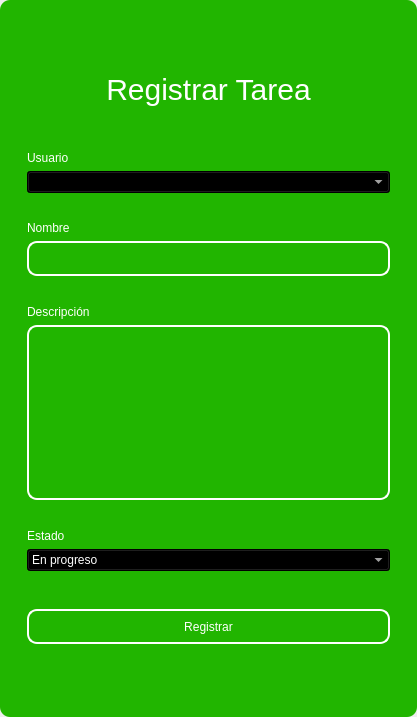
<?xml version="1.0" encoding="UTF-8"?>
<ui version="4.0">
 <class>MainWindow</class>
 <widget class="QMainWindow" name="MainWindow">
  <property name="geometry">
   <rect>
    <x>0</x>
    <y>0</y>
    <width>417</width>
    <height>717</height>
   </rect>
  </property>
  <property name="windowTitle">
   <string>MainWindow</string>
  </property>
  <property name="styleSheet">
   <string notr="true"/>
  </property>
  <widget class="QWidget" name="centralwidget">
   <property name="styleSheet">
    <string notr="true"/>
   </property>
   <layout class="QVBoxLayout" name="verticalLayout">
    <property name="spacing">
     <number>0</number>
    </property>
    <property name="leftMargin">
     <number>0</number>
    </property>
    <property name="topMargin">
     <number>0</number>
    </property>
    <property name="rightMargin">
     <number>0</number>
    </property>
    <property name="bottomMargin">
     <number>0</number>
    </property>
    <item>
     <widget class="QFrame" name="frame">
      <property name="enabled">
       <bool>true</bool>
      </property>
      <property name="styleSheet">
       <string notr="true">QFrame {
	border-radius:10px;
	background-color: rgb(33, 181, 0);
 }
</string>
      </property>
      <property name="frameShape">
       <enum>QFrame::StyledPanel</enum>
      </property>
      <property name="frameShadow">
       <enum>QFrame::Raised</enum>
      </property>
      <layout class="QVBoxLayout" name="verticalLayout_2">
       <item>
        <widget class="QFrame" name="frame_superior">
         <property name="minimumSize">
          <size>
           <width>0</width>
           <height>40</height>
          </size>
         </property>
         <property name="maximumSize">
          <size>
           <width>16777215</width>
           <height>40</height>
          </size>
         </property>
         <property name="styleSheet">
          <string notr="true">QPushButton{
border-radius:18px;
}

QPushButton:hover{
	background-color: rgb(0, 0, 0);
}
</string>
         </property>
         <property name="frameShape">
          <enum>QFrame::StyledPanel</enum>
         </property>
         <property name="frameShadow">
          <enum>QFrame::Raised</enum>
         </property>
         <layout class="QHBoxLayout" name="horizontalLayout_3">
          <property name="spacing">
           <number>4</number>
          </property>
          <property name="leftMargin">
           <number>0</number>
          </property>
          <property name="topMargin">
           <number>0</number>
          </property>
          <property name="rightMargin">
           <number>0</number>
          </property>
          <property name="bottomMargin">
           <number>0</number>
          </property>
          <item>
           <widget class="QPushButton" name="btn_icon">
            <property name="text">
             <string/>
            </property>
            <property name="iconSize">
             <size>
              <width>40</width>
              <height>40</height>
             </size>
            </property>
           </widget>
          </item>
          <item>
           <spacer name="horizontalSpacer_2">
            <property name="orientation">
             <enum>Qt::Horizontal</enum>
            </property>
            <property name="sizeHint" stdset="0">
             <size>
              <width>443</width>
              <height>20</height>
             </size>
            </property>
           </spacer>
          </item>
          <item>
           <widget class="QPushButton" name="bt_minimizar">
            <property name="minimumSize">
             <size>
              <width>38</width>
              <height>38</height>
             </size>
            </property>
            <property name="maximumSize">
             <size>
              <width>38</width>
              <height>38</height>
             </size>
            </property>
            <property name="cursor">
             <cursorShape>PointingHandCursor</cursorShape>
            </property>
            <property name="text">
             <string/>
            </property>
            <property name="icon">
             <iconset>
              <normaloff>image/minus.svg</normaloff>image/minus.svg</iconset>
            </property>
            <property name="iconSize">
             <size>
              <width>38</width>
              <height>38</height>
             </size>
            </property>
           </widget>
          </item>
          <item>
           <widget class="QPushButton" name="bt_maximizar">
            <property name="minimumSize">
             <size>
              <width>38</width>
              <height>38</height>
             </size>
            </property>
            <property name="maximumSize">
             <size>
              <width>38</width>
              <height>38</height>
             </size>
            </property>
            <property name="cursor">
             <cursorShape>PointingHandCursor</cursorShape>
            </property>
            <property name="text">
             <string/>
            </property>
            <property name="icon">
             <iconset>
              <normaloff>image/chevron-up.svg</normaloff>image/chevron-up.svg</iconset>
            </property>
            <property name="iconSize">
             <size>
              <width>38</width>
              <height>38</height>
             </size>
            </property>
           </widget>
          </item>
          <item>
           <widget class="QPushButton" name="bt_restaurar">
            <property name="minimumSize">
             <size>
              <width>38</width>
              <height>38</height>
             </size>
            </property>
            <property name="maximumSize">
             <size>
              <width>38</width>
              <height>38</height>
             </size>
            </property>
            <property name="cursor">
             <cursorShape>PointingHandCursor</cursorShape>
            </property>
            <property name="text">
             <string/>
            </property>
            <property name="icon">
             <iconset>
              <normaloff>image/chevron-down.svg</normaloff>image/chevron-down.svg</iconset>
            </property>
            <property name="iconSize">
             <size>
              <width>38</width>
              <height>38</height>
             </size>
            </property>
           </widget>
          </item>
          <item>
           <widget class="QPushButton" name="bt_cerrar">
            <property name="minimumSize">
             <size>
              <width>38</width>
              <height>38</height>
             </size>
            </property>
            <property name="maximumSize">
             <size>
              <width>38</width>
              <height>38</height>
             </size>
            </property>
            <property name="cursor">
             <cursorShape>PointingHandCursor</cursorShape>
            </property>
            <property name="text">
             <string/>
            </property>
            <property name="icon">
             <iconset>
              <normaloff>image/x.svg</normaloff>image/x.svg</iconset>
            </property>
            <property name="iconSize">
             <size>
              <width>38</width>
              <height>38</height>
             </size>
            </property>
           </widget>
          </item>
         </layout>
        </widget>
       </item>
       <item>
        <widget class="QFrame" name="frame_3">
         <property name="styleSheet">
          <string notr="true">QLabel {
	color: rgb(255, 255, 254);
	font: 12pt &quot;Arial&quot;;
	background-color: rgba(0, 0, 0,0);
}

QTextEdit{
background-color: rgba(0, 0, 0,0);
border-radius:10px; 
font: 12pt &quot;Arial&quot;;
color: rgb(255, 255, 254);
border: 2px solid  rgb(255, 255, 255);

}

QTextEdit:hover{
background-color: rgba(0, 0, 0,0);
border-radius:10px; 
font: 12pt &quot;Arial&quot;;
border: 2px solid  rgb(120, 0, 171);
}

QTextEdit:focus{
background-color: rgb(0, 0, 0);
border-radius:10px; 
font: 12pt &quot;Arial&quot;;
border: 2px solid rgb(120, 0, 171);
}

QLineEdit{
background-color: rgba(0, 0, 0,0);
border-radius:10px; 
font: 12pt &quot;Arial&quot;;
color: rgb(255, 255, 254);
border: 2px solid  rgb(255, 255, 255);

}

QLineEdit:hover{
background-color: rgba(0, 0, 0,0);
border-radius:10px; 
font: 12pt &quot;Arial&quot;;
border: 2px solid  rgb(120, 0, 171);
}

QLineEdit:focus{
background-color: rgb(0, 0, 0);
border-radius:10px; 
font: 12pt &quot;Arial&quot;;
border: 2px solid rgb(120, 0, 171);
}

QCheckBox{
	font: 12pt &quot;Arial&quot;;
	color: rgb(255, 255, 255);
}

QCheckBox::indicator {
    width: 18px;
    height:18px;
}

QCheckBox::indicator:unchecked {
   background-image: url(image/square.svg);
}

QCheckBox::indicator:checked {
   background-image: url(image/check-square.svg);
}

QPushButton{
border-radius:10px; 
font: 12pt &quot;Arial&quot;;
color: rgb(255, 255, 254);
border: 2px solid #ffffff;
}

QPushButton:hover{
border-radius:10px; 
font: 12pt &quot;Arial&quot;;
color: rgb(255, 255, 255);
border: 2px solid rgb(120, 0, 171);
	background-color: rgb(120, 0, 171);
}
</string>
         </property>
         <property name="frameShape">
          <enum>QFrame::StyledPanel</enum>
         </property>
         <property name="frameShadow">
          <enum>QFrame::Raised</enum>
         </property>
         <layout class="QHBoxLayout" name="horizontalLayout_4">
          <item>
           <layout class="QVBoxLayout" name="verticalLayout_4">
            <property name="spacing">
             <number>5</number>
            </property>
            <property name="rightMargin">
             <number>0</number>
            </property>
            <property name="bottomMargin">
             <number>0</number>
            </property>
            <item>
             <widget class="QLabel" name="label_3">
              <property name="minimumSize">
               <size>
                <width>100</width>
                <height>50</height>
               </size>
              </property>
              <property name="styleSheet">
               <string notr="true">font-size: 30px;
color: rgb(255, 255, 255);</string>
              </property>
              <property name="text">
               <string>Registrar Tarea</string>
              </property>
              <property name="alignment">
               <set>Qt::AlignCenter</set>
              </property>
             </widget>
            </item>
            <item>
             <widget class="QFrame" name="frame_4">
              <property name="maximumSize">
               <size>
                <width>400</width>
                <height>700</height>
               </size>
              </property>
              <property name="styleSheet">
               <string notr="true">QLabel {
	color: rgb(255, 255, 254);
	font: 12pt &quot;Arial&quot;;
	background-color: rgba(0, 0, 0,0);
}

QTextEdit{
background-color: rgba(0, 0, 0,0);
border-radius:10px; 
font: 12pt &quot;Arial&quot;;
color: rgb(255, 255, 254);
border: 2px solid  rgb(255, 255, 255);

}

QTextEdit:hover{
background-color: rgba(0, 0, 0,0);
border-radius:10px; 
font: 12pt &quot;Arial&quot;;
border: 2px solid  rgb(120, 0, 171);
}

QTextEdit:focus{
background-color: rgb(0, 0, 0);
border-radius:10px; 
font: 12pt &quot;Arial&quot;;
border: 2px solid rgb(120, 0, 171);
}

QLineEdit{
background-color: rgba(0, 0, 0,0);
border-radius:10px; 
font: 12pt &quot;Arial&quot;;
color: rgb(255, 255, 254);
border: 2px solid  rgb(255, 255, 255);

}

QLineEdit:hover{
background-color: rgba(0, 0, 0,0);
border-radius:10px; 
font: 12pt &quot;Arial&quot;;
border: 2px solid  rgb(120, 0, 171);
}

QLineEdit:focus{
background-color: rgb(0, 0, 0);
border-radius:10px; 
font: 12pt &quot;Arial&quot;;
border: 2px solid rgb(120, 0, 171);
}

QCheckBox{
	font: 12pt &quot;Arial&quot;;
	color: rgb(255, 255, 255);
}

QCheckBox::indicator {
    width: 18px;
    height:18px;
}

QCheckBox::indicator:unchecked {
   background-image: url(image/square.svg);
}

QCheckBox::indicator:checked {
   background-image: url(image/check-square.svg);
}

QPushButton{
border-radius:10px; 
font: 12pt &quot;Arial&quot;;
color: rgb(255, 255, 254);
border: 2px solid #ffffff;
}

QPushButton:hover{
border-radius:10px; 
font: 12pt &quot;Arial&quot;;
color: rgb(255, 255, 255);
border: 2px solid rgb(120, 0, 171);
	background-color: rgb(120, 0, 171);
}
</string>
              </property>
              <property name="frameShape">
               <enum>QFrame::StyledPanel</enum>
              </property>
              <property name="frameShadow">
               <enum>QFrame::Raised</enum>
              </property>
              <layout class="QVBoxLayout" name="verticalLayout_3">
               <property name="leftMargin">
                <number>9</number>
               </property>
               <property name="topMargin">
                <number>9</number>
               </property>
               <property name="rightMargin">
                <number>9</number>
               </property>
               <property name="bottomMargin">
                <number>9</number>
               </property>
               <item>
                <spacer name="verticalSpacer_3">
                 <property name="orientation">
                  <enum>Qt::Vertical</enum>
                 </property>
                 <property name="sizeHint" stdset="0">
                  <size>
                   <width>20</width>
                   <height>40</height>
                  </size>
                 </property>
                </spacer>
               </item>
               <item>
                <widget class="QLabel" name="label_4">
                 <property name="text">
                  <string>Usuario</string>
                 </property>
                </widget>
               </item>
               <item>
                <widget class="QComboBox" name="user_combobox">
                 <property name="styleSheet">
                  <string notr="true">background-color: rgb(0, 0, 0);
color: rgb(255, 255, 255);</string>
                 </property>
                </widget>
               </item>
               <item>
                <spacer name="verticalSpacer_4">
                 <property name="orientation">
                  <enum>Qt::Vertical</enum>
                 </property>
                 <property name="sizeHint" stdset="0">
                  <size>
                   <width>20</width>
                   <height>40</height>
                  </size>
                 </property>
                </spacer>
               </item>
               <item>
                <widget class="QLabel" name="label_5">
                 <property name="text">
                  <string>Nombre</string>
                 </property>
                </widget>
               </item>
               <item>
                <widget class="QLineEdit" name="nametxt">
                 <property name="minimumSize">
                  <size>
                   <width>0</width>
                   <height>35</height>
                  </size>
                 </property>
                 <property name="maximumSize">
                  <size>
                   <width>16777215</width>
                   <height>16777215</height>
                  </size>
                 </property>
                 <property name="echoMode">
                  <enum>QLineEdit::Normal</enum>
                 </property>
                </widget>
               </item>
               <item>
                <spacer name="verticalSpacer_5">
                 <property name="orientation">
                  <enum>Qt::Vertical</enum>
                 </property>
                 <property name="sizeHint" stdset="0">
                  <size>
                   <width>20</width>
                   <height>40</height>
                  </size>
                 </property>
                </spacer>
               </item>
               <item>
                <widget class="QLabel" name="label">
                 <property name="text">
                  <string>Descripción</string>
                 </property>
                </widget>
               </item>
               <item>
                <widget class="QTextEdit" name="descriptiontxt"/>
               </item>
               <item>
                <spacer name="verticalSpacer_6">
                 <property name="orientation">
                  <enum>Qt::Vertical</enum>
                 </property>
                 <property name="sizeHint" stdset="0">
                  <size>
                   <width>20</width>
                   <height>40</height>
                  </size>
                 </property>
                </spacer>
               </item>
               <item>
                <widget class="QLabel" name="label_6">
                 <property name="text">
                  <string>Estado</string>
                 </property>
                </widget>
               </item>
               <item>
                <widget class="QComboBox" name="status_combobox">
                 <property name="styleSheet">
                  <string notr="true">background-color: rgb(0, 0, 0);
color: rgb(255, 255, 255);</string>
                 </property>
                 <item>
                  <property name="text">
                   <string>En progreso</string>
                  </property>
                 </item>
                 <item>
                  <property name="text">
                   <string>Planificada</string>
                  </property>
                 </item>
                 <item>
                  <property name="text">
                   <string>Completada</string>
                  </property>
                 </item>
                </widget>
               </item>
               <item>
                <spacer name="verticalSpacer_9">
                 <property name="orientation">
                  <enum>Qt::Vertical</enum>
                 </property>
                 <property name="sizeHint" stdset="0">
                  <size>
                   <width>20</width>
                   <height>50</height>
                  </size>
                 </property>
                </spacer>
               </item>
               <item>
                <widget class="QPushButton" name="btn_add">
                 <property name="minimumSize">
                  <size>
                   <width>0</width>
                   <height>35</height>
                  </size>
                 </property>
                 <property name="cursor">
                  <cursorShape>PointingHandCursor</cursorShape>
                 </property>
                 <property name="text">
                  <string>Registrar</string>
                 </property>
                </widget>
               </item>
               <item>
                <spacer name="verticalSpacer_7">
                 <property name="orientation">
                  <enum>Qt::Vertical</enum>
                 </property>
                 <property name="sizeHint" stdset="0">
                  <size>
                   <width>20</width>
                   <height>40</height>
                  </size>
                 </property>
                </spacer>
               </item>
               <item>
                <spacer name="verticalSpacer_8">
                 <property name="orientation">
                  <enum>Qt::Vertical</enum>
                 </property>
                 <property name="sizeHint" stdset="0">
                  <size>
                   <width>20</width>
                   <height>40</height>
                  </size>
                 </property>
                </spacer>
               </item>
              </layout>
             </widget>
            </item>
           </layout>
          </item>
         </layout>
        </widget>
       </item>
      </layout>
     </widget>
    </item>
   </layout>
  </widget>
 </widget>
 <resources/>
 <connections/>
</ui>
